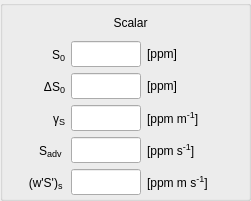
     <widget class="QGroupBox" name="scalar_group">
      <property name="geometry">
       <rect>
        <x>270</x>
        <y>280</y>
        <width>251</width>
        <height>201</height>
       </rect>
      </property>
      <property name="title">
       <string/>
      </property>
      <widget class="QWidget" name="gridLayoutWidget_16">
       <property name="geometry">
        <rect>
         <x>10</x>
         <y>10</y>
         <width>241</width>
         <height>185</height>
        </rect>
       </property>
       <layout class="QGridLayout" name="scalar_grid" columnstretch="1,0,1" columnminimumwidth="50,0,90">
        <item row="1" column="0">
         <widget class="QLabel" name="label_sca_sca">
          <property name="sizePolicy">
           <sizepolicy hsizetype="Fixed" vsizetype="Preferred">
            <horstretch>0</horstretch>
            <verstretch>0</verstretch>
           </sizepolicy>
          </property>
          <property name="minimumSize">
           <size>
            <width>55</width>
            <height>0</height>
           </size>
          </property>
          <property name="maximumSize">
           <size>
            <width>55</width>
            <height>16777215</height>
           </size>
          </property>
          <property name="toolTip">
           <string/>
          </property>
          <property name="text">
           <string>&lt;html&gt;S&lt;span style=&quot; font-size:14px; vertical-align:sub;&quot;&gt;0&lt;/span&gt;&lt;/html&gt;</string>
          </property>
          <property name="alignment">
           <set>Qt::AlignRight|Qt::AlignTrailing|Qt::AlignVCenter</set>
          </property>
         </widget>
        </item>
        <item row="2" column="0">
         <widget class="QLabel" name="label_sca_dsca">
          <property name="sizePolicy">
           <sizepolicy hsizetype="Fixed" vsizetype="Preferred">
            <horstretch>0</horstretch>
            <verstretch>0</verstretch>
           </sizepolicy>
          </property>
          <property name="minimumSize">
           <size>
            <width>55</width>
            <height>0</height>
           </size>
          </property>
          <property name="maximumSize">
           <size>
            <width>55</width>
            <height>16777215</height>
           </size>
          </property>
          <property name="toolTip">
           <string/>
          </property>
          <property name="text">
           <string>&lt;html&gt;ΔS&lt;span style=&quot; font-size:14px; vertical-align:sub;&quot;&gt;0&lt;/span&gt;&lt;/html&gt;</string>
          </property>
          <property name="alignment">
           <set>Qt::AlignRight|Qt::AlignTrailing|Qt::AlignVCenter</set>
          </property>
         </widget>
        </item>
        <item row="3" column="0">
         <widget class="QLabel" name="label_sca_gammasca">
          <property name="sizePolicy">
           <sizepolicy hsizetype="Fixed" vsizetype="Preferred">
            <horstretch>0</horstretch>
            <verstretch>0</verstretch>
           </sizepolicy>
          </property>
          <property name="minimumSize">
           <size>
            <width>55</width>
            <height>0</height>
           </size>
          </property>
          <property name="maximumSize">
           <size>
            <width>55</width>
            <height>16777215</height>
           </size>
          </property>
          <property name="toolTip">
           <string/>
          </property>
          <property name="text">
           <string>&lt;html&gt;γ&lt;span style=&quot; font-size:14px; vertical-align:sub;&quot;&gt;S&lt;/span&gt;&lt;/html&gt;</string>
          </property>
          <property name="alignment">
           <set>Qt::AlignRight|Qt::AlignTrailing|Qt::AlignVCenter</set>
          </property>
         </widget>
        </item>
        <item row="1" column="1">
         <widget class="QLineEdit" name="input_sca_sca">
          <property name="sizePolicy">
           <sizepolicy hsizetype="Fixed" vsizetype="Expanding">
            <horstretch>0</horstretch>
            <verstretch>0</verstretch>
           </sizepolicy>
          </property>
          <property name="minimumSize">
           <size>
            <width>70</width>
            <height>0</height>
           </size>
          </property>
          <property name="maximumSize">
           <size>
            <width>70</width>
            <height>16777215</height>
           </size>
          </property>
          <property name="toolTip">
           <string>initial mixed-layer potential temperature</string>
          </property>
          <property name="text">
           <string/>
          </property>
          <property name="alignment">
           <set>Qt::AlignRight|Qt::AlignTrailing|Qt::AlignVCenter</set>
          </property>
         </widget>
        </item>
        <item row="2" column="1">
         <widget class="QLineEdit" name="input_sca_dsca">
          <property name="sizePolicy">
           <sizepolicy hsizetype="Fixed" vsizetype="Expanding">
            <horstretch>0</horstretch>
            <verstretch>0</verstretch>
           </sizepolicy>
          </property>
          <property name="minimumSize">
           <size>
            <width>70</width>
            <height>0</height>
           </size>
          </property>
          <property name="maximumSize">
           <size>
            <width>70</width>
            <height>16777215</height>
           </size>
          </property>
          <property name="toolTip">
           <string>initial temperature jump at h</string>
          </property>
          <property name="text">
           <string/>
          </property>
          <property name="alignment">
           <set>Qt::AlignRight|Qt::AlignTrailing|Qt::AlignVCenter</set>
          </property>
         </widget>
        </item>
        <item row="3" column="1">
         <widget class="QLineEdit" name="input_sca_gammasca">
          <property name="sizePolicy">
           <sizepolicy hsizetype="Fixed" vsizetype="Expanding">
            <horstretch>0</horstretch>
            <verstretch>0</verstretch>
           </sizepolicy>
          </property>
          <property name="minimumSize">
           <size>
            <width>70</width>
            <height>0</height>
           </size>
          </property>
          <property name="maximumSize">
           <size>
            <width>70</width>
            <height>16777215</height>
           </size>
          </property>
          <property name="toolTip">
           <string>free atmosphere potential temperature lapse rate</string>
          </property>
          <property name="text">
           <string/>
          </property>
          <property name="alignment">
           <set>Qt::AlignRight|Qt::AlignTrailing|Qt::AlignVCenter</set>
          </property>
         </widget>
        </item>
        <item row="5" column="0">
         <widget class="QLabel" name="label_sca_wsca">
          <property name="sizePolicy">
           <sizepolicy hsizetype="Fixed" vsizetype="Preferred">
            <horstretch>0</horstretch>
            <verstretch>0</verstretch>
           </sizepolicy>
          </property>
          <property name="minimumSize">
           <size>
            <width>55</width>
            <height>0</height>
           </size>
          </property>
          <property name="maximumSize">
           <size>
            <width>55</width>
            <height>16777215</height>
           </size>
          </property>
          <property name="toolTip">
           <string/>
          </property>
          <property name="text">
           <string>&lt;html&gt;(w'S')&lt;span style=&quot; font-size:14px; vertical-align:sub;&quot;&gt;s &lt;/span&gt;&lt;/html&gt;</string>
          </property>
          <property name="alignment">
           <set>Qt::AlignRight|Qt::AlignTrailing|Qt::AlignVCenter</set>
          </property>
         </widget>
        </item>
        <item row="5" column="1">
         <widget class="QLineEdit" name="input_sca_wsca">
          <property name="sizePolicy">
           <sizepolicy hsizetype="Fixed" vsizetype="Expanding">
            <horstretch>0</horstretch>
            <verstretch>0</verstretch>
           </sizepolicy>
          </property>
          <property name="minimumSize">
           <size>
            <width>70</width>
            <height>0</height>
           </size>
          </property>
          <property name="maximumSize">
           <size>
            <width>70</width>
            <height>16777215</height>
           </size>
          </property>
          <property name="toolTip">
           <string>surface kinematic heat flux</string>
          </property>
          <property name="text">
           <string/>
          </property>
          <property name="alignment">
           <set>Qt::AlignRight|Qt::AlignTrailing|Qt::AlignVCenter</set>
          </property>
         </widget>
        </item>
        <item row="1" column="2">
         <widget class="QLabel" name="unitlabel_sca_sca">
          <property name="toolTip">
           <string/>
          </property>
          <property name="text">
           <string>&lt;html&gt;[ppm]&lt;/html&gt;</string>
          </property>
          <property name="alignment">
           <set>Qt::AlignLeading|Qt::AlignLeft|Qt::AlignVCenter</set>
          </property>
         </widget>
        </item>
        <item row="2" column="2">
         <widget class="QLabel" name="unitlabel_sca_dsca">
          <property name="toolTip">
           <string/>
          </property>
          <property name="text">
           <string>&lt;html&gt;[ppm]&lt;/html&gt;</string>
          </property>
          <property name="alignment">
           <set>Qt::AlignLeading|Qt::AlignLeft|Qt::AlignVCenter</set>
          </property>
         </widget>
        </item>
        <item row="3" column="2">
         <widget class="QLabel" name="unitlabel_sca_gammasca">
          <property name="toolTip">
           <string/>
          </property>
          <property name="text">
           <string>&lt;html&gt;[ppm m&lt;span style=&quot;font-size: 14px; vertical-align:super;&quot;&gt;-1&lt;/span&gt;]&lt;/html&gt;</string>
          </property>
          <property name="alignment">
           <set>Qt::AlignLeading|Qt::AlignLeft|Qt::AlignVCenter</set>
          </property>
         </widget>
        </item>
        <item row="5" column="2">
         <widget class="QLabel" name="unitlabel_sca_wsca">
          <property name="toolTip">
           <string/>
          </property>
          <property name="text">
           <string>&lt;html&gt;[ppm m s&lt;span style=&quot;font-size: 14px; vertical-align:super;&quot;&gt;-1&lt;/span&gt;]&lt;/html&gt;</string>
          </property>
          <property name="alignment">
           <set>Qt::AlignLeading|Qt::AlignLeft|Qt::AlignVCenter</set>
          </property>
         </widget>
        </item>
        <item row="0" column="0" colspan="3">
         <widget class="QLabel" name="label_scalar">
          <property name="minimumSize">
           <size>
            <width>0</width>
            <height>25</height>
           </size>
          </property>
          <property name="maximumSize">
           <size>
            <width>16777215</width>
            <height>25</height>
           </size>
          </property>
          <property name="text">
           <string>Scalar</string>
          </property>
          <property name="alignment">
           <set>Qt::AlignCenter</set>
          </property>
         </widget>
        </item>
        <item row="4" column="1">
         <widget class="QLineEdit" name="input_sca_advsca">
          <property name="sizePolicy">
           <sizepolicy hsizetype="Fixed" vsizetype="Expanding">
            <horstretch>0</horstretch>
            <verstretch>0</verstretch>
           </sizepolicy>
          </property>
          <property name="minimumSize">
           <size>
            <width>70</width>
            <height>0</height>
           </size>
          </property>
          <property name="maximumSize">
           <size>
            <width>70</width>
            <height>16777215</height>
           </size>
          </property>
          <property name="toolTip">
           <string>advection of heat</string>
          </property>
          <property name="text">
           <string/>
          </property>
          <property name="alignment">
           <set>Qt::AlignRight|Qt::AlignTrailing|Qt::AlignVCenter</set>
          </property>
         </widget>
        </item>
        <item row="4" column="0">
         <widget class="QLabel" name="label_sca_advsca">
          <property name="sizePolicy">
           <sizepolicy hsizetype="Fixed" vsizetype="Preferred">
            <horstretch>0</horstretch>
            <verstretch>0</verstretch>
           </sizepolicy>
          </property>
          <property name="minimumSize">
           <size>
            <width>55</width>
            <height>0</height>
           </size>
          </property>
          <property name="maximumSize">
           <size>
            <width>55</width>
            <height>16777215</height>
           </size>
          </property>
          <property name="toolTip">
           <string/>
          </property>
          <property name="text">
           <string>&lt;html&gt;S&lt;span style=&quot; font-size:14px; vertical-align:sub;&quot;&gt;adv&lt;/span&gt;&lt;/html&gt;
</string>
          </property>
          <property name="alignment">
           <set>Qt::AlignRight|Qt::AlignTrailing|Qt::AlignVCenter</set>
          </property>
         </widget>
        </item>
        <item row="4" column="2">
         <widget class="QLabel" name="unitlabel_sca_advsca">
          <property name="toolTip">
           <string/>
          </property>
          <property name="text">
           <string>&lt;html&gt;[ppm s&lt;span style=&quot;font-size: 14px; vertical-align:super;&quot;&gt;-1&lt;/span&gt;]&lt;/html&gt;</string>
          </property>
          <property name="alignment">
           <set>Qt::AlignLeading|Qt::AlignLeft|Qt::AlignVCenter</set>
          </property>
         </widget>
        </item>
       </layout>
      </widget>
     </widget>
